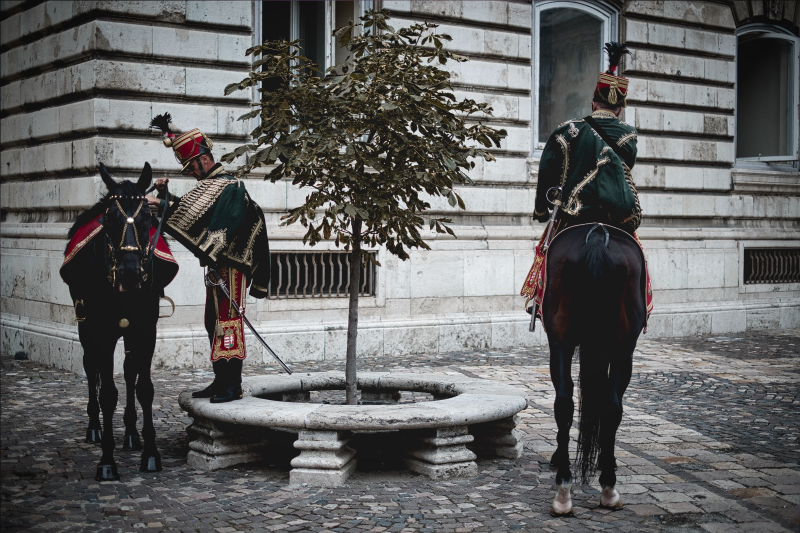
#> input picture example/example.jpeg, 1600 x 1066 px (shown at 1/2 size)
$ python artdirector.py example/example.jpeg out.png
#> lines starting #> are read from the running program, lines starting #| are printed output that depends on the picture
#!/usr/bin/env python

import argparse

from PIL import (
        Image,
        ImageFilter,
        ImageFile
    )

class ArtDirector(object):
    def __init__(self):
        pass

    def load(self, filename):
#> called with filename = 'example/example.jpeg'
        self.image = Image.open(filename)
#> self.image is the input picture: PIL image 1600x1066 RGB; mean R, G, B 100.2, 100, 99.6
        return self

    def save(self, filename):
        self.image.save(filename, optimize=True, quality=85, progressive=False)
        return self

    def get_pil_image(self):
        return self.image

    def crop(self, size, focus=None, zoom=0.0, edge=3.0):

#> called with zoom = 0, edge = 3
        src_width, src_height = self.image.size
#> src_width = 1600; src_height = 1066
        dst_width, dst_height = size

        center_x = src_width/2
#> center_x = 800
        center_y = src_height/2
#> center_y = 533

        src_ratio = float(src_width) / float(src_height)
#> src_ratio = 1.5
        ratio = float(dst_width) / float(dst_height)

        if ratio < src_ratio:
            crop_height = src_height
#> crop_height = 1066
            crop_width = crop_height * ratio
#> crop_width = 1066
            x_offset = float(src_width - crop_width) / 2
#> x_offset = 267
            y_offset = 0
        else:
            crop_width = src_width
            crop_height = crop_width / ratio
            x_offset = 0
            y_offset = float(src_height - crop_height) / 2

        crop_height = crop_height-crop_height*zoom
        crop_width = crop_width-crop_width*zoom

        if focus:
            focus_x, focus_y = focus
            x_end = x_offset+crop_width
            # Move crop window to the right
            while focus_x >= x_offset+crop_width/edge and x_offset+crop_width < src_width :
                x_offset = x_offset+1
            # Move crop window to the left
            while focus_x <= x_offset+crop_width/edge and x_offset > 0:
                x_offset = x_offset-1
            # Move crop window down
            while focus_y >= y_offset+crop_height/edge and y_offset+crop_height <= src_height :
                y_offset = y_offset+1
            # Move crop window up
            while focus_y <= y_offset+crop_height/edge and y_offset > 0:
                y_offset = y_offset-1


        self.image = self.image.crop((int(x_offset), int(y_offset), int(x_offset)+int(crop_width), int(y_offset)+int(crop_height)))
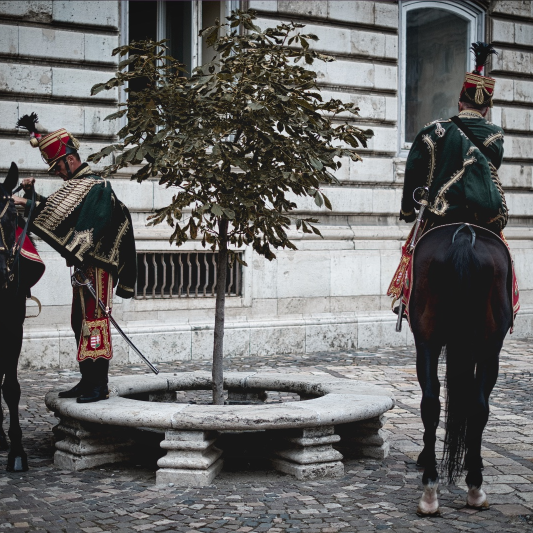
#> self.image: PIL image 1066x1066 RGB (shown at 1/2 size); mean R, G, B 105.8, 105.3, 104.5
        self.image = self.image.resize(size, Image.Resampling.LANCZOS)
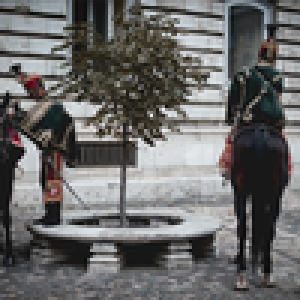
#> self.image: PIL image 100x100 RGB (shown 3 times larger); mean R, G, B 105.9, 105.3, 104.6

        return self

    def filter_blur(self, radius=5):
        self.image = self.image.filter(ImageFilter.GaussianBlur(radius=radius))
        return self

    def filter_bw(self):
        self.image = self.image.convert('L')
        return self


def parse_arguments():
    parser = argparse.ArgumentParser()
    parser.add_argument('inputfile', metavar='INPUT_FILE', help='Input image')
    parser.add_argument('outputfile', metavar='OUTPUT_FILE', help='Output image')
    parser.add_argument('--width', dest='width', type=int, default=100, help='Crop width')
    parser.add_argument('--height', dest='height', type=int, default=100, help='Crop height')
    parser.add_argument('--focus-x', dest='focus_x', default=None, type=int, help='Focal point ')
    parser.add_argument('--focus-y', dest='focus_y', default=None, type=int, help='Focal point')
    parser.add_argument('--zoom', dest='zoom', type=float, default=0.0, help='Zoom between 0.0 - 1.0 (0.0. Default)')
    parser.add_argument('--edge', dest='edge', type=float, default=3.0, help='Edge (size/n) around the focal target area')
    return parser.parse_args()

def main():
    args = parse_arguments()
    ad = ArtDirector()
    ad.load(args.inputfile)
    if args.focus_x != None and args.focus_y != None:
        ad.crop([args.width, args.height], focus=[args.focus_x, args.focus_y], zoom=args.zoom, edge=args.edge)
    else:
        ad.crop([args.width, args.height], zoom=args.zoom, edge=args.edge)

    ad.save(args.outputfile)

if __name__ == '__main__':
    main()

$ run again, on example/test-2.jpeg
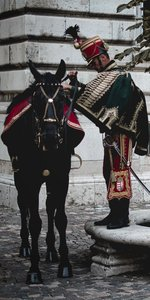
#> input picture example/test-2.jpeg, 150 x 300 px
#> in load, self.image is the input picture: PIL image 150x300 RGB; mean R, G, B 88.8, 86.8, 86.5
#> in crop, `self.image = self.image.crop((int(x_offset), int(y_offset), int(x_offs..`:
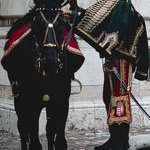
#> self.image: PIL image 150x150 RGB; mean R, G, B 84.6, 81.1, 80.5
#> in crop, `self.image = self.image.resize(size, Image.Resampling.LANCZOS)`:
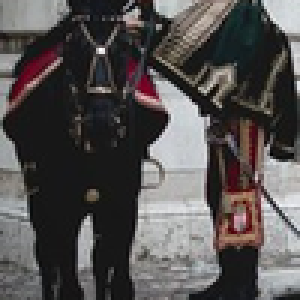
#> self.image: PIL image 100x100 RGB (shown 3 times larger); mean R, G, B 84.6, 81.1, 80.5

$ run again, on example/test-3.jpeg
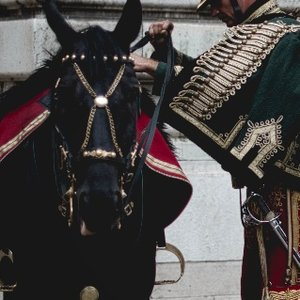
#> input picture example/test-3.jpeg, 300 x 300 px
#> in load, self.image is the input picture: PIL image 300x300 RGB; mean R, G, B 73.6, 69.5, 68.7
#> in crop, `self.image = self.image.resize(size, Image.Resampling.LANCZOS)`:
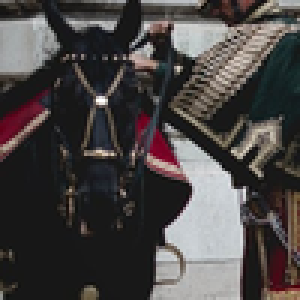
#> self.image: PIL image 100x100 RGB (shown 3 times larger); mean R, G, B 73.6, 69.5, 68.7
